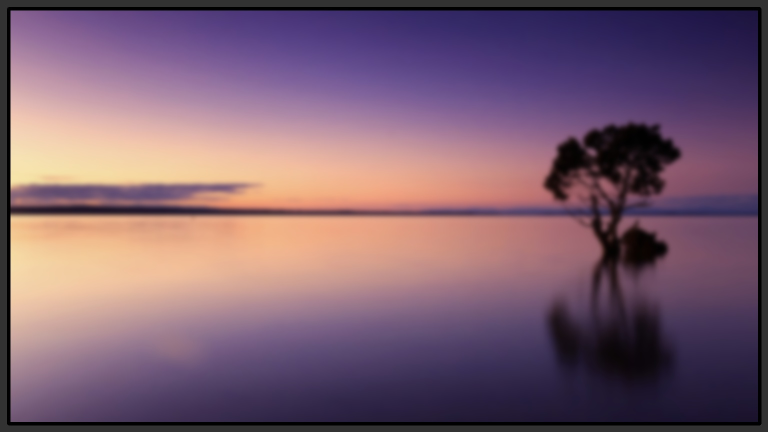
#> input picture mod 1,2,3,4 combining/background/start (4).jpg, 1536 x 864 px (shown at 1/2 size)
$ python startscreen.py
#> lines starting #> are read from the running program, lines starting #| are printed output that depends on the picture; after the words box and inside, x2 and y2 are one past the last pixel; in counts of white or black regions, pixels touching at a corner belong together
#> further down, screenBlank is the input picture: shape (864, 1536, 3); mean B, G, R 111.2, 93.6, 122.8
### mod 1,2,3,4 combining/button.py
import cv2
import numpy as np

# [4 lines left out: function passer, not called in this run]

def buttonTableCreator(nameList,functionList,colorList,rows,cols,Nbuttons,menuWidth,menuHeight,xPad=0,yPad=0):
#> called with colorList = ((50, 50, 50), (50, 50, 50), (50, 50, 50)), rows = 3, cols = 1, Nbuttons = 3, menuWidth = 380, menuHeight = 280, xPad = 10, yPad = 10
	buttonTableList=list()
	buttonWidth=menuWidth//cols
	buttonHeight=menuHeight//rows
	k=0
	for i in range(rows):
		for j in range(cols):
			if(nameList[k]!=' '):
				x=j*buttonWidth+xPad
				y=i*buttonHeight+yPad
				buttonTableList.append(Button(nameList[k],functionList[k],x,y,True,buttonWidth,buttonHeight,colorList[k]))
			k=k+1
			if k==Nbuttons:
				break;
		if k==Nbuttons:
			break;
	return buttonTableList

class Button:
	font=cv2.FONT_HERSHEY_SIMPLEX
	def __init__(self,name,function,x1,y1,WH,wx2,hy2,color=(80,80,80),fontSize=0.7):
		self.x1=x1
		self.y1=y1
		if(WH==True):
			self.width=wx2
			self.height=hy2
			self.x2=self.x1+self.width
			self.y2=self.y1+self.height
		else:
			self.x2=wx2
			self.y2=hy2
			self.width=self.x2-self.x1
			self.height=self.y2-self.y1
		self.name=name
		self.function=function
		self.image=np.zeros((self.height,self.width,3),np.uint8)
		self.createImage(color[0],color[1],color[2],fontSize)

	def createImage(self,b,g,r,fontSize):
		self.image=cv2.rectangle(self.image,(0,0),(self.width,self.height),(b,g,r),-1)
		self.image=cv2.rectangle(self.image,(0,0),(self.width,self.height),(20,20,20),5)
		textSize=cv2.getTextSize(self.name,self.font,fontSize,2)[0]
		textX=int((self.width-(textSize[0]))/2)
		textY=int((self.height+textSize[1])/2)
		cv2.putText(self.image,self.name,(textX,textY), self.font, 0.7,(240,240,240),2,cv2.LINE_AA)

	def implementFunction(self,mouseX,mouseY):
		self.function(self,self.menu,mouseX,mouseY)

	def changeFunction(self,newFunction):
		self.function=newFunction

	def setMenu(self,menu):
		self.menu=menu

	def changeColor(self,b,g,r):
		self.createImage(b,g,r,0.7)

### mod 1,2,3,4 combining/menu.py
import cv2
import numpy as np
import pydialog as pd

# sysWidth=1536
# sysHeight=864
sysWidth,sysHeight=pd.getSysDimensions();
mpW=sysWidth/1536;
mpH=sysHeight/864;

class Menu:
	def __init__(self,x1,y1,WH,wx2,hy2,buttonList,hidden=False):
		x1=int(mpW*x1);
		y1=int(mpH*y1);
		wx2=int(mpW*wx2);
		hy2=int(mpH*hy2);

		self.hidden=hidden
		self.x1=x1
		self.y1=y1
		if(WH==True):
			self.width=wx2
			self.height=hy2
			self.x2=self.x1+self.width
			self.y2=self.y1+self.height
		else:
			self.x2=wx2
			self.y2=hy2
			self.width=self.x2-self.x1
			self.height=self.y2-self.y1
		self.buttonList=buttonList
		self.createImage()
		self.drawButtons()
		self.buttonListAbsolutePositioning()
		self.setButtonMenu()

	def createImage(self):
		self.image=self.image=np.zeros((self.height,self.width,3),np.uint8)+128

	def drawButtons(self):
		for button in self.buttonList:
			x1=button.x1
			y1=button.y1
			x2=button.x2
			y2=button.y2
			self.image[y1:y2,x1:x2]=button.image

	# [18 lines left out: functions drawAButton, implementButtonFunction, not called in this run]

	def buttonListAbsolutePositioning(self):
		for button in self.buttonList:
			button.x1+=self.x1
			button.y1+=self.y1
			button.x2+=self.x1
			button.y2+=self.y1

	def setButtonMenu(self):
		for button in self.buttonList:
			button.setMenu(self)

### mod 1,2,3,4 combining/screen.py
import numpy as np
import cv2

class Screen:
	def __init__(self,image,menuList):
		self.menuList=menuList
		self.background=image
		self.drawMenus()

	def drawMenus(self):
		for menu in self.menuList:
			if(menu.hidden==False):
				x1=menu.x1
				y1=menu.y1
				x2=menu.x2
				y2=menu.y2
				self.background[y1:y2,x1:x2]=menu.image
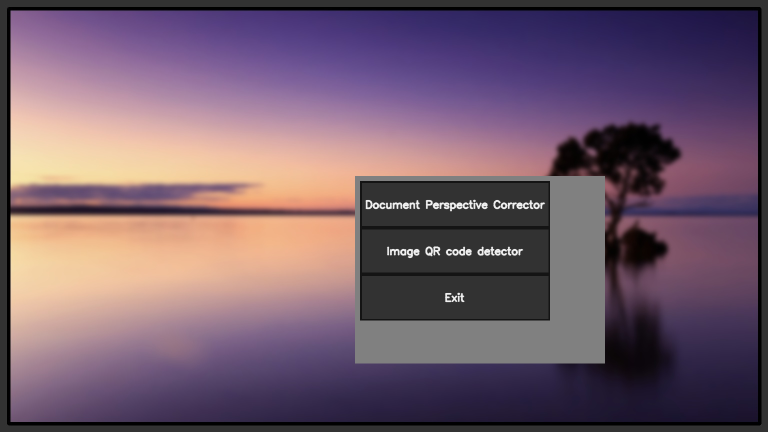
#> self.background: shape (864, 1536, 3) (shown at 1/2 size); 14.13% of pixels changed, all inside (x1, y1, x2, y2) = (710, 352, 1210, 727)

	# [36 lines left out: functions drawAMenu, implementMenuFunction, hideAMenu, unhideAMenu, not called in this run]

### mod 1,2,3,4 combining/pydialog.py
import tkinter as tk
from tkinter import filedialog

def getSysDimensions():
	root=tk.Tk()
	root.withdraw()
	screen_width = root.winfo_screenwidth()
	screen_height = root.winfo_screenheight()
	return screen_width,screen_height

# [11 lines left out: functions getFile, saveFile, not called in this run]

### mod 1,2,3,4 combining/startscreen.py
import cv2
import numpy as np
import pydialog as pd
import copy
import menu as _m
import button as _b
import screen as _s
import random


moduleCaller=0
controlFlag=True
final=None

def exitProgram(a,b,c,d):
	raise SystemExit

def setModuletoZero(a,b,c,d):
	global moduleCaller,final,controlFlag
	final=cv2.imread(pd.getFile())
	if final is not None:
		moduleCaller=0
		controlFlag=False

def setModuletoOne(a,b,c,d):
	global moduleCaller,final,controlFlag
	final=cv2.imread(pd.getFile())
	if final is not None:
		moduleCaller=1
		controlFlag=False


sysHeight=864
sysWidth=1536
gray=(50,50,50)
# screenBlank=np.zeros((sysHeight,sysWidth,3),np.uint8)
folder='background/'
imageNames=('start (1).jpg','start (2).jpg','start (3).jpg','start (4).jpg','start (5).jpg','start (6).jpg')
chosenOne=random.choice(imageNames)
screenBlank=cv2.imread(folder+chosenOne)


def functionerMenu(event,x,y,flags,params):
	if(event==cv2.EVENT_LBUTTONDOWN):
		s1.implementMenuFunction(x,y)

m1=_m.Menu(568,282,False,968,582,_b.buttonTableCreator(('Document Perspective Corrector','Image QR code detector','Exit'),(setModuletoZero,setModuletoOne,exitProgram),(gray,gray,gray),3,1,3,380,280,10,10))
s1=_s.Screen(copy.copy(screenBlank),(m1,))
cv2.imshow('screen',s1.background)
cv2.setMouseCallback('screen',functionerMenu)

while controlFlag==True:
	cv2.waitKey(1)

$ run again, with mod 1,2,3,4 combining/background/end (4).jpg copied over mod 1,2,3,4 combining/background/start (4).jpg
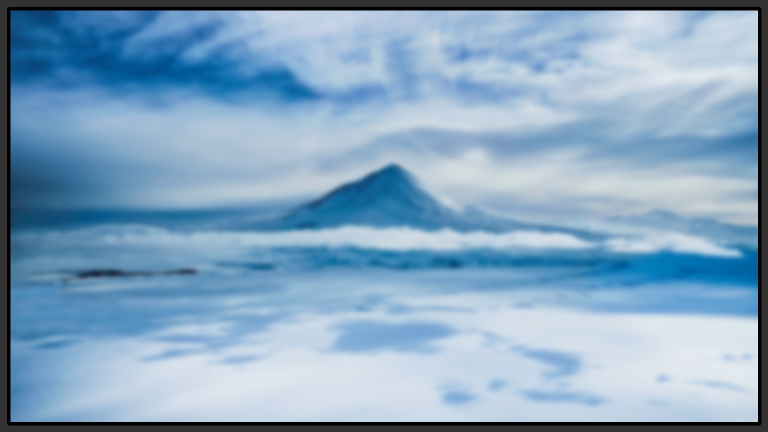
#> input picture mod 1,2,3,4 combining/background/end (4).jpg, 1536 x 864 px (shown at 1/2 size)
#> screenBlank is the input picture: shape (864, 1536, 3); mean B, G, R 192.2, 165.4, 132.5
#> after the loop in drawMenus, `for menu in self.menuList:`:
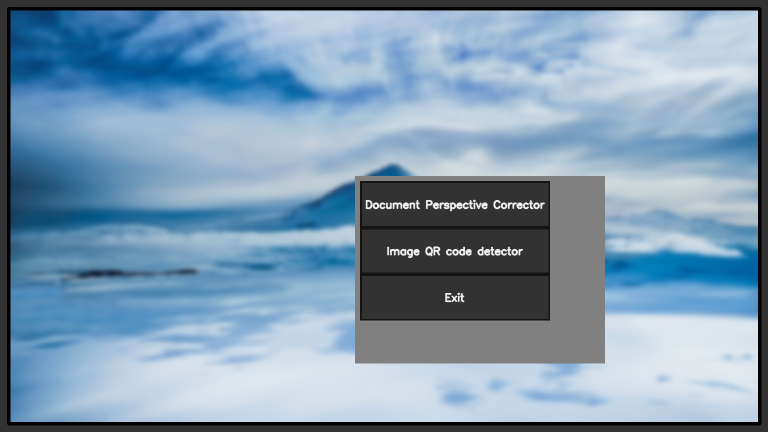
#> self.background: shape (864, 1536, 3) (shown at 1/2 size); 14.13% of pixels changed, all inside (x1, y1, x2, y2) = (710, 352, 1210, 727)

$ run again, with mod 1,2,3,4 combining/background/end (5).jpg copied over mod 1,2,3,4 combining/background/start (4).jpg
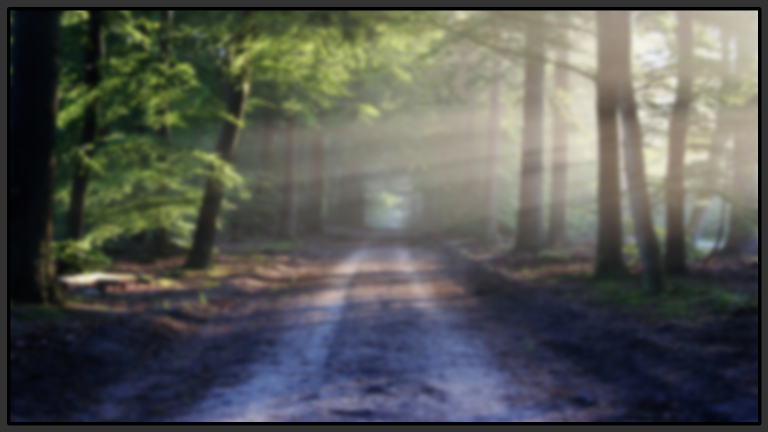
#> input picture mod 1,2,3,4 combining/background/end (5).jpg, 1536 x 864 px (shown at 1/2 size)
#> screenBlank is the input picture: shape (864, 1536, 3); mean B, G, R 83.8, 88, 86
#> after the loop in drawMenus, `for menu in self.menuList:`:
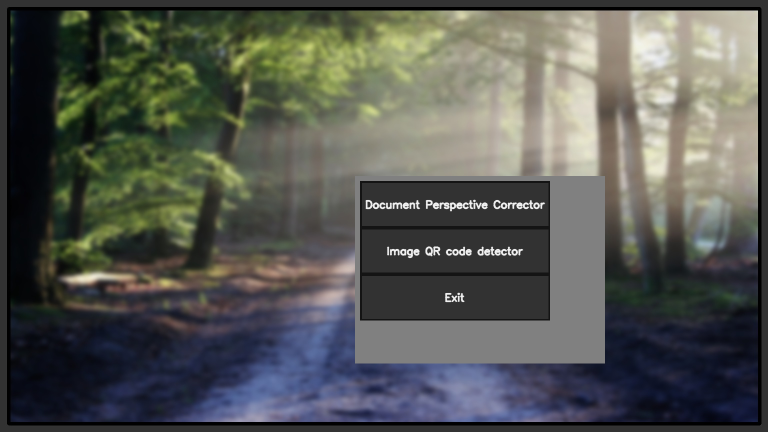
#> self.background: shape (864, 1536, 3) (shown at 1/2 size); 14.13% of pixels changed, all inside (x1, y1, x2, y2) = (710, 352, 1210, 727)

$ run again, with mod 1,2,3,4 combining/background/end (6).jpg copied over mod 1,2,3,4 combining/background/start (4).jpg
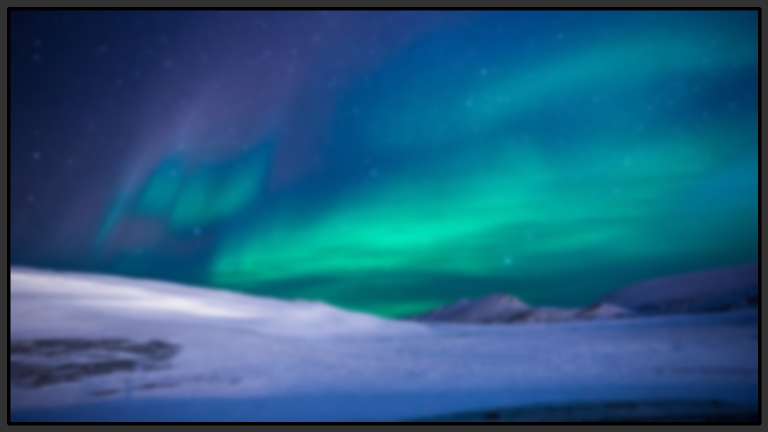
#> input picture mod 1,2,3,4 combining/background/end (6).jpg, 1536 x 864 px (shown at 1/2 size)
#> screenBlank is the input picture: shape (864, 1536, 3); mean B, G, R 127.1, 92.9, 34.4
#> after the loop in drawMenus, `for menu in self.menuList:`:
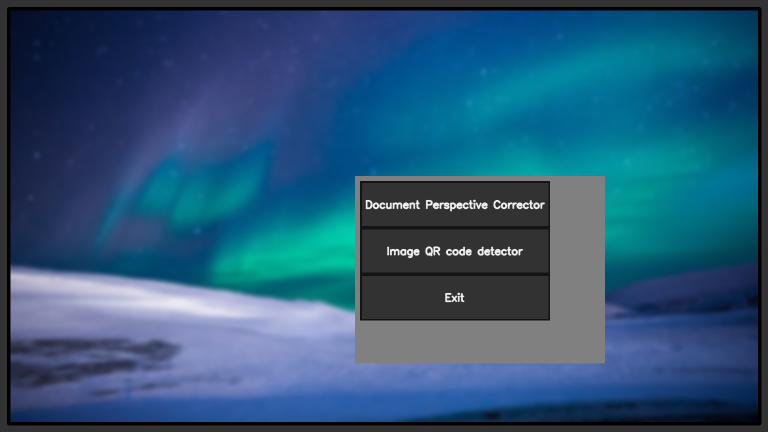
#> self.background: shape (864, 1536, 3) (shown at 1/2 size); 14.13% of pixels changed, all inside (x1, y1, x2, y2) = (710, 352, 1210, 727)
